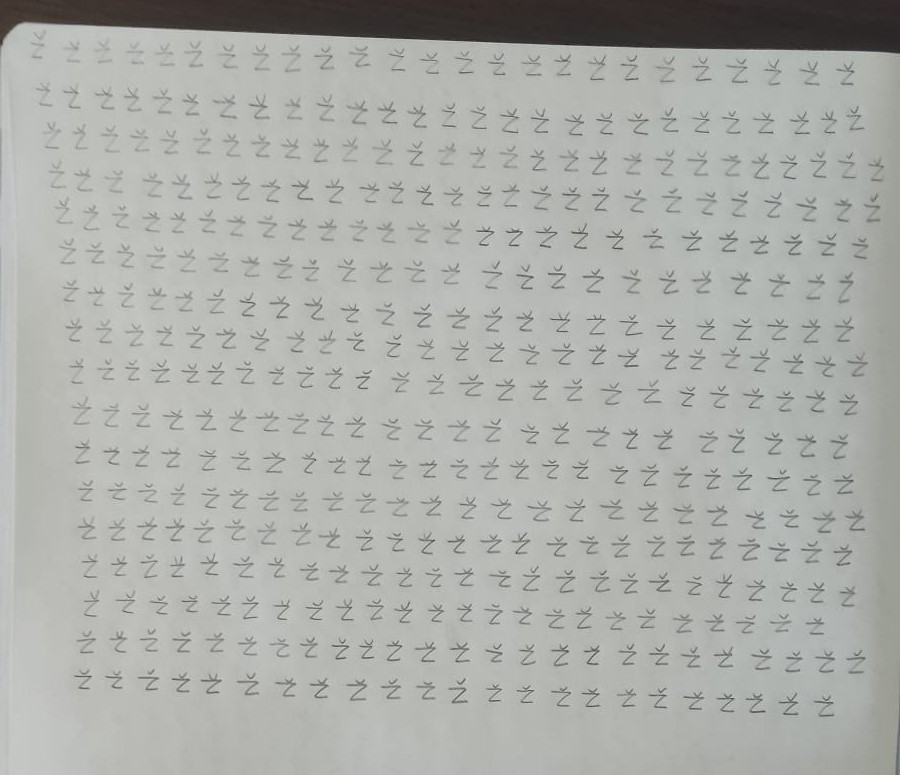
#> input picture Images/notUsed/WhatsApp Image 2026-04-18 at 11.39.00 (1).jpeg, 900 x 775 px, found by its file name; its folder holds only this picture in this run
$ python main.py
#> lines starting #> are read from the running program, lines starting #| are printed output that depends on the picture; after the words box and inside, x2 and y2 are one past the last pixel; in counts of white or black regions, pixels touching at a corner belong together
### ocrApp/imageWork.py
import cv2
import numpy as np
from torchvision import transforms
from PIL import Image as PILimage

class imageWork:
    def __init__(self):
        self.blurKernel=5#ide 1-31, uvek neparan
        self.sigma=0#od 0-10
        self.blockSize=21#od 3-51, uvek neparan
        self.c=5#od -20-20
        self.contourData=[]

    def processImage(self,imagePath):
        image=cv2.imread(imagePath)
#> image is the input picture: shape (775, 900, 3); mean B, G, R 169.7, 174, 172.1
        grayImg=cv2.cvtColor(image,cv2.COLOR_BGR2GRAY)
        blurred = cv2.GaussianBlur(grayImg, (self.blurKernel, self.blurKernel), self.sigma)
        thresh = cv2.adaptiveThreshold(blurred ,255,cv2.ADAPTIVE_THRESH_MEAN_C,cv2.THRESH_BINARY_INV,self.blockSize,self.c)
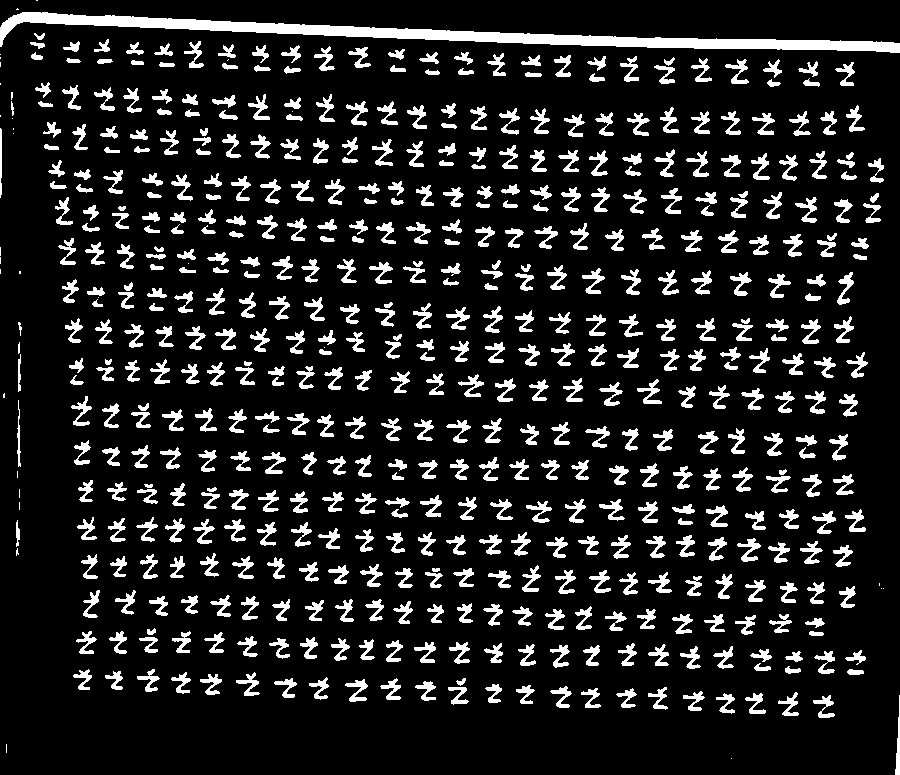
#> thresh: shape (775, 900); 13.1% white; 565 white regions (30 under 20 px)

        img = cv2.resize(image, (700,700))#radimo resize slike za canvas
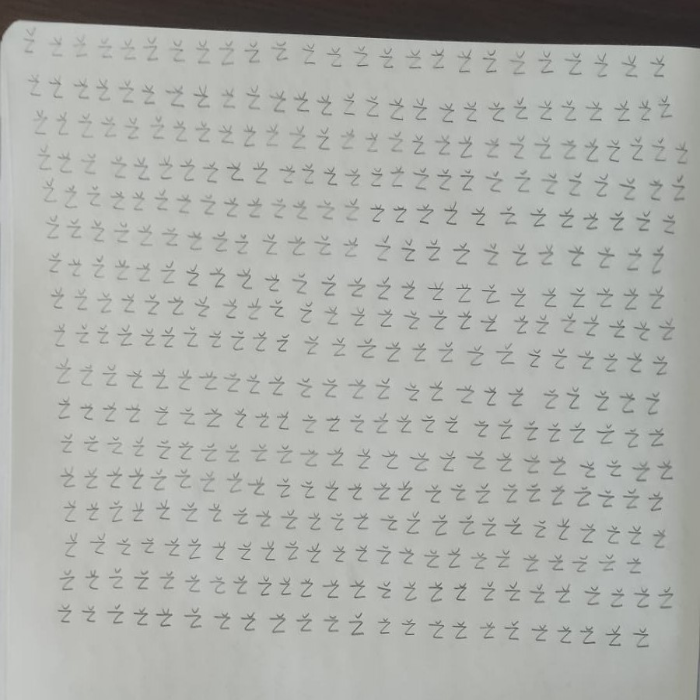
#> img: shape (700, 700, 3); mean B, G, R 169.6, 173.9, 172
        thresh = cv2.resize(thresh, (700,700))#radimo resize slike za canvas
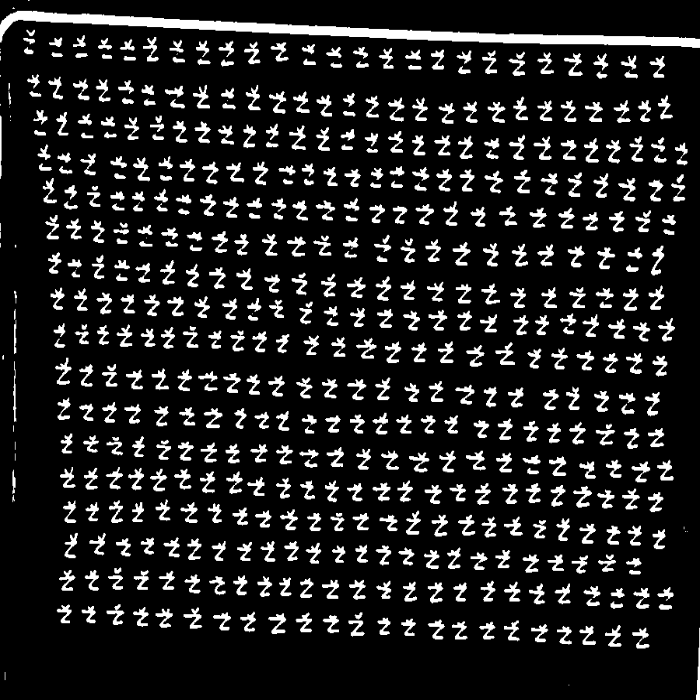
#> thresh: shape (700, 700); min 0, max 255, mean 33.4
        return img,thresh


    def getContour(self,threshImage):
        contour,_=cv2.findContours(threshImage,cv2.RETR_EXTERNAL,cv2.CHAIN_APPROX_SIMPLE)
#> contour = 525 contours, 23 with area under 20; largest, box (x1, y1, x2, y2) and area: (0, 10, 700, 48) 6434, (268, 613, 287, 635) 180, (573, 485, 592, 508) 176, (595, 423, 616, 446) 174, (203, 408, 223, 429) 173
        listOfContours=[]#pravimo listu kontura sa njenim koordinatama
        for cnt in contour:
            x,y,w,h=cv2.boundingRect(cnt)
            area=cv2.contourArea(cnt)
            if area<500 and area>5:
                listOfContours.append((x,y,w,h))
                #ovo je dodato za resavanje problema sa i i j
            mergedContours = self.mergeDotsWithLetters(listOfContours)
#> this loop made 525 passes
#> (x, y, w, h, area, medianArea in mergeDotsWithLetters) on passes 14 to 16: (377, 617, 14, 18, 118, 323), (322, 615, 17, 19, 142.5, 323), (268, 613, 19, 22, 179.5, 323)
#> (printed output is left out)
        #return listOfContours
        return mergedContours

    """
    def mergeDotsWithLetters(self, rawContours):
        mergedContours = []
        used = set()
        for letterIndex, (letterX, letterY, letterW, letterH) in enumerate(rawContours):
            if letterIndex in used:
                continue
            merged = False
            for dotIndex, (dotX, dotY, dotW, dotH) in enumerate(rawContours):
                if letterIndex == dotIndex or dotIndex in used:
                    continue
                # da li je dotIndex mala kontura (potencijalna tacka)
                if dotW < 15 and dotH < 15:
                    # da li je tacka iznad slova
                    if dotY < letterY:
                        # centri kontura po x osi
                        letterCenterX = letterX + letterW // 2
                        dotCenterX = dotX + dotW // 2
                        # da li su centrirani po x osi
                        if abs(letterCenterX - dotCenterX) < 10:
                            # donji rub tacke
                            dotBottomY = dotY + dotH
                            # razmak izmedju tacke i slova
                            gapY = letterY - dotBottomY
                            # da li su dovoljno blizu po y osi
                            if gapY < 25:
                                # spajanje
                                mergedX = min(letterX, dotX)
                                mergedY = min(letterY, dotY)
                                mergedW = max(letterX + letterW, dotX + dotW) - mergedX
                                mergedH = max(letterY + letterH, dotY + dotH) - mergedY
                                mergedContours.append((mergedX, mergedY, mergedW, mergedH))
                                used.add(letterIndex)
                                used.add(dotIndex)
                                merged = True
                                break
            if not merged and letterIndex not in used:
                mergedContours.append((letterX, letterY, letterW, letterH))
        return mergedContours
        """


    def mergeDotsWithLetters(self, rawContours):
        mergedContours = []
        used = set()

        areas = [w * h for (x, y, w, h) in rawContours]
        if not areas:
            return []

        letterAreas = [w * h for (x, y, w, h) in rawContours if not (w < 9 and h < 9)]

        if letterAreas:
            medianArea = sorted(letterAreas)[len(letterAreas) // 2]
        else:
            medianArea = sorted(areas)[len(areas) // 2]

        # ← razdvajamo unapred umesto da proveravamo unutar petlje
        dots = [(i, x, y, w, h) for i, (x, y, w, h) in enumerate(rawContours) if w < 9 and h < 9]
        letters = [(i, x, y, w, h) for i, (x, y, w, h) in enumerate(rawContours) if not (w < 9 and h < 9)]
        print(f"dots: {[(x,y,w,h) for i,x,y,w,h in dots]}")
        print(f"letters: {[(x,y,w,h) for i,x,y,w,h in letters]}")

        for letterIndex, letterX, letterY, letterW, letterH in letters:
            if letterIndex in used:
                continue

            merged = False

            # ← iteriramo samo kroz tacke, ne kroz sve konture
            for dotIndex, dotX, dotY, dotW, dotH in dots:
                if dotIndex in used:
                    continue

                if dotY < letterY:
                    letterCenterX = letterX + letterW // 2
                    dotCenterX = dotX + dotW // 2
                    if abs(letterCenterX - dotCenterX) < 15:
                        dotBottomY = dotY + dotH
                        gapY = letterY - dotBottomY
                        horizontallyClose = (dotX + dotW) > (letterX - 10) and dotX < (letterX + letterW + 10)

                        mergedArea = (max(letterX + letterW, dotX + dotW) - min(letterX, dotX)) * \
                                    (max(letterY + letterH, dotY + dotH) - min(letterY, dotY))
                        areaOk = mergedArea < medianArea * 5


                        if gapY < 35 and horizontallyClose and areaOk:
                            mergedX = min(letterX, dotX)
                            mergedY = min(letterY, dotY)
                            mergedW = max(letterX + letterW, dotX + dotW) - mergedX
                            mergedH = max(letterY + letterH, dotY + dotH) - mergedY
                            mergedContours.append((mergedX, mergedY, mergedW, mergedH))
                            used.add(letterIndex)
                            used.add(dotIndex)
                            merged = True
                            break

            if not merged and letterIndex not in used:
                mergedContours.append((letterX, letterY, letterW, letterH))

        return mergedContours


    # [9 lines left out: function drawContours, not called in this run]


    #moramo prebaciti thresh u trodimenzionalnu sliku (iz (700,700) u (700,700,3)) da bi mogla da se stavi na canvas jer je canvas BGR a thresh je crno bela slika
    def displayThreshImage(self,threshImage):
        thresh=cv2.cvtColor(threshImage, cv2.COLOR_GRAY2BGR)
        return thresh


    def extractLetter(self,x,y,w,h,threshImage):
        x1,y1,x2,y2=x,y,x+w,y+h
        h_thresh,w_thresh=threshImage.shape
        x1=max(0,x1)
        y1=max(0,y1)
        x2=min(w_thresh,x2)
        y2=min(h_thresh,y2)
        letter=threshImage[y1:y2,x1:x2]
        return letter


    def makeContourList(self,listOfContours,threshImage):
        self.contourData.clear()
        for x,y,w,h in listOfContours:
            letter=self.extractLetter(x,y,w,h,threshImage)
            self.contourData.append({
                "Start": [x, y],
                "End": [x+w, y+h],
                "Letter": letter,
                "Flag": False})
#> this loop made 499 passes
#> (x, y, w, h) on passes 1 to 3: (4, 672, 2, 9), (696, 627, 4, 73), (632, 627, 18, 22)

    #helper funkcija koja vraca  selektovane konture
    def selectedContours(self):
        return sum(1 for c in self.contourData if c["Flag"] is True)

    #helper funkcija koja vraca ne selektovane konture
    def unselectedContours(self):
        return sum(1 for c in self.contourData if c["Flag"] is False)

    """
    def augmentLetters(self,letter):
        standardizeLetter=transforms.Compose([transforms.Resize((20,20)),
                                              transforms.Pad(4)])
        letterPIL=PILimage.fromarray(letter)
        augmentedLetter=standardizeLetter(letterPIL)
        augmentedLetter=np.array(augmentedLetter)
        return augmentedLetter
        """


    # [28 lines left out: function augmentLetters, not called in this run]

### ocrApp/ui.py
import cv2
import numpy as np
import os
import time
from PIL import ImageFont, ImageDraw, Image
from imageLoader import imageLoader
from imageWork import imageWork
from imageSaver import saveLetter


class userInterface():

    def __init__(self, loader: imageLoader, worker: imageWork):
        self.loader = loader
        self.worker = worker
        self.letterName = ""
        self.threshFlag = False
        self.contourButtonFlag = False
        self.selectedContours = 0
        self.slider1Percentage = int(100*(self.worker.blurKernel-1)/30)
        self.slider1Flag = False
        self.slider2Percentage = int(100*self.worker.sigma/10)
        self.slider2Flag = False
        self.slider3Percentage = int(100*(self.worker.blockSize-3)/48)
        self.slider3Flag = False
        self.slider4Percentage = int(100*(self.worker.c+20)/40)
        self.slider4Flag = False
        self.moveToUsedImagesFlag = False
        self.saveButtonFlag = False
        self.lastImageFlag = False
        self.threshButtonStateFlag = False
        self.contourButtonStateFlag = False
        self.clearButtonStateFlag = False
        self.saveButtonStateFlag = False
        self.yesButtonStateFlag = False
        self.noButtonStateFlag = False
        self.backButtonStateFlag = False
        self.nextButtonStateFlag = False
        self.moveButtonStateFlag = False
        self.resetButtonStateFlag = False
        self.cursorTime = time.time()
        self.cursorFlag = True
        self.font = ImageFont.truetype("arial.ttf", 16)

    def refreshContours(self):
        imgPath = self.loader.importImage("Images/notUsed")
        if imgPath is None:
            return
        _, thresh = self.worker.processImage(imgPath)
        listOfContours = self.worker.getContour(thresh)
        self.worker.makeContourList(listOfContours, thresh)
        self.selectedContours = 0

    def createCanvas(self):
        return np.zeros((800, 1000, 3), dtype=np.uint8)

    def display(self):
        cv2.namedWindow("Letter Extractor")
        cv2.setMouseCallback("Letter Extractor", self.mouseCallback)
        imgPath = self.loader.importImage("Images/notUsed")
        if imgPath is None:
            self.lastImageFlag = True
        else:
            self.refreshContours()
        while True:
            canvas = self.createCanvas()
            if self.lastImageFlag == False:
                self.createButtons(canvas)
                self.createTrackbars(canvas)
            self.updateCanvasImage(canvas)
            cv2.imshow("Letter Extractor", canvas)
            key = cv2.waitKey(1) & 0xFF
            self.keyboard(key)
            if cv2.getWindowProperty("Letter Extractor", cv2.WND_PROP_VISIBLE) < 1:
                break

    def createButtons(self, canvas):
        cv2.rectangle(canvas, (765, 205), (935, 245), (255, 255, 255), 1)
#> canvas: shape (800, 1000, 3); 0.05% white in thin lines or dots, all inside (x1, y1, x2, y2) = (765, 205, 936, 246)
        if self.threshButtonStateFlag:
            cv2.rectangle(canvas, (765, 205), (935, 245), (255, 255, 255), 2)
        cv2.putText(canvas, "black&white", (790, 230), cv2.FONT_HERSHEY_SIMPLEX, 0.5, (255, 255, 255), 1)

        cv2.rectangle(canvas, (765, 255), (935, 295), (255, 255, 255), 1)
        if self.contourButtonStateFlag:
            cv2.rectangle(canvas, (765, 255), (935, 295), (255, 255, 255), 2)
        cv2.putText(canvas, "contours", (825, 275), cv2.FONT_HERSHEY_SIMPLEX, 0.5, (255, 255, 255), 1)
#> canvas: shape (800, 1000, 3); 0.15% white in thin lines or dots, all inside (x1, y1, x2, y2) = (765, 205, 936, 296)

        cv2.rectangle(canvas, (765, 305), (935, 345), (255, 255, 255), 1)
        if self.clearButtonStateFlag:
            cv2.rectangle(canvas, (765, 305), (935, 345), (255, 255, 255), 2)
        if self.selectedContours == 0:
            cv2.putText(canvas, "No letters selected", (770, 330), cv2.FONT_HERSHEY_SIMPLEX, 0.5, (255, 255, 255), 1)
        else:
            cv2.putText(canvas, "Deselect", (785, 330), cv2.FONT_HERSHEY_SIMPLEX, 0.5, (255, 255, 255), 1)
            cv2.putText(canvas, str(self.selectedContours), (855, 330), cv2.FONT_HERSHEY_SIMPLEX, 0.5, (255, 255, 255), 1)
            cv2.putText(canvas, "letters", (875, 330), cv2.FONT_HERSHEY_SIMPLEX, 0.5, (255, 255, 255), 1)

        if self.saveButtonFlag == False:
            cv2.rectangle(canvas, (765, 355), (935, 395), (255, 255, 255), 1)
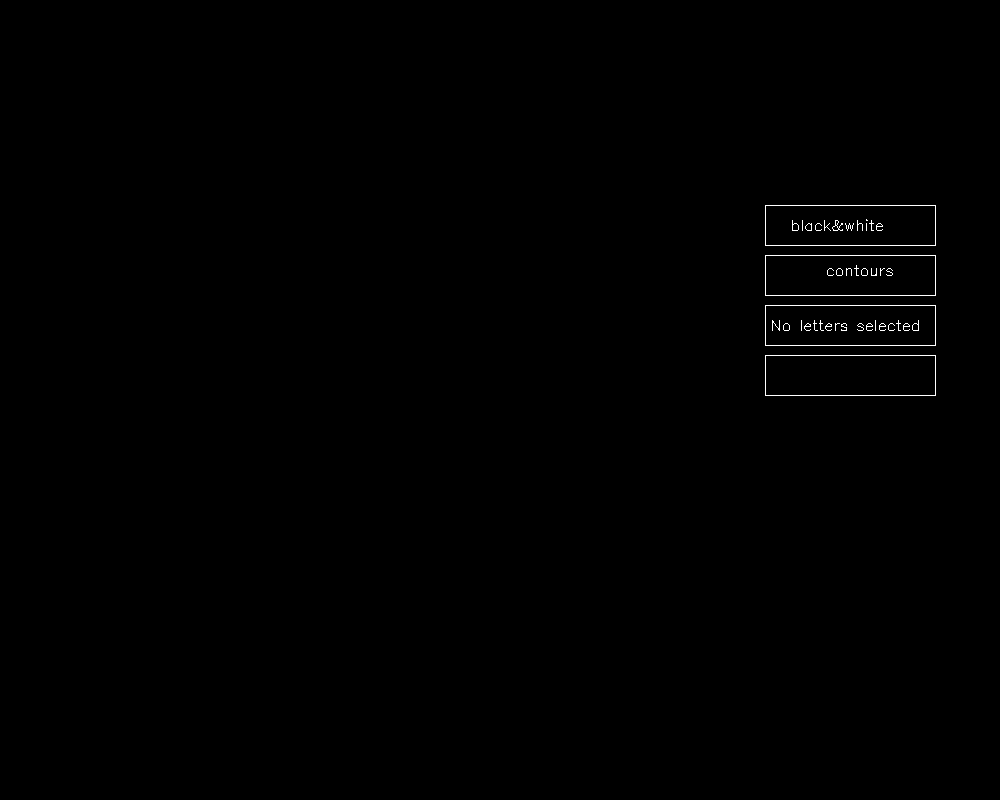
#> canvas: shape (800, 1000, 3); 0.3% white in thin lines or dots, all inside (x1, y1, x2, y2) = (765, 205, 936, 396)
            if self.saveButtonStateFlag:
                cv2.rectangle(canvas, (765, 355), (935, 395), (255, 255, 255), 2)
            cv2.putText(canvas, "save", (790, 380), cv2.FONT_HERSHEY_SIMPLEX, 0.5, (255, 255, 255), 1)
            cv2.putText(canvas, str(len(self.worker.contourData)-self.selectedContours), (845, 380), cv2.FONT_HERSHEY_SIMPLEX, 0.5, (255, 255, 255), 1)
            cv2.putText(canvas, "letters", (870, 380), cv2.FONT_HERSHEY_SIMPLEX, 0.5, (255, 255, 255), 1)
        else:
            if time.time()-self.cursorTime > 0.5:
                self.cursorFlag = not self.cursorFlag
                self.cursorTime = time.time()
            cursor = "|" if self.cursorFlag else ""
            cv2.rectangle(canvas, (765, 355), (910, 395), (255, 255, 255), 1)
            self.putTextPIL(canvas, self.letterName+cursor, (790, 365))
            cv2.rectangle(canvas, (910, 355), (935, 375), (255, 255, 255), 1)
            if self.yesButtonStateFlag:
                cv2.rectangle(canvas, (910, 355), (935, 375), (255, 255, 255), 2)
            cv2.putText(canvas, "Yes", (912, 370), cv2.FONT_HERSHEY_SIMPLEX, 0.4, (255, 255, 255), 1)
            cv2.rectangle(canvas, (910, 375), (935, 395), (255, 255, 255), 1)
            if self.noButtonStateFlag:
                cv2.rectangle(canvas, (910, 375), (935, 395), (255, 255, 255), 2)
            cv2.putText(canvas, "No", (915, 390), cv2.FONT_HERSHEY_SIMPLEX, 0.4, (255, 255, 255), 1)

        cv2.rectangle(canvas, (765, 405), (847, 445), (255, 255, 255), 1)
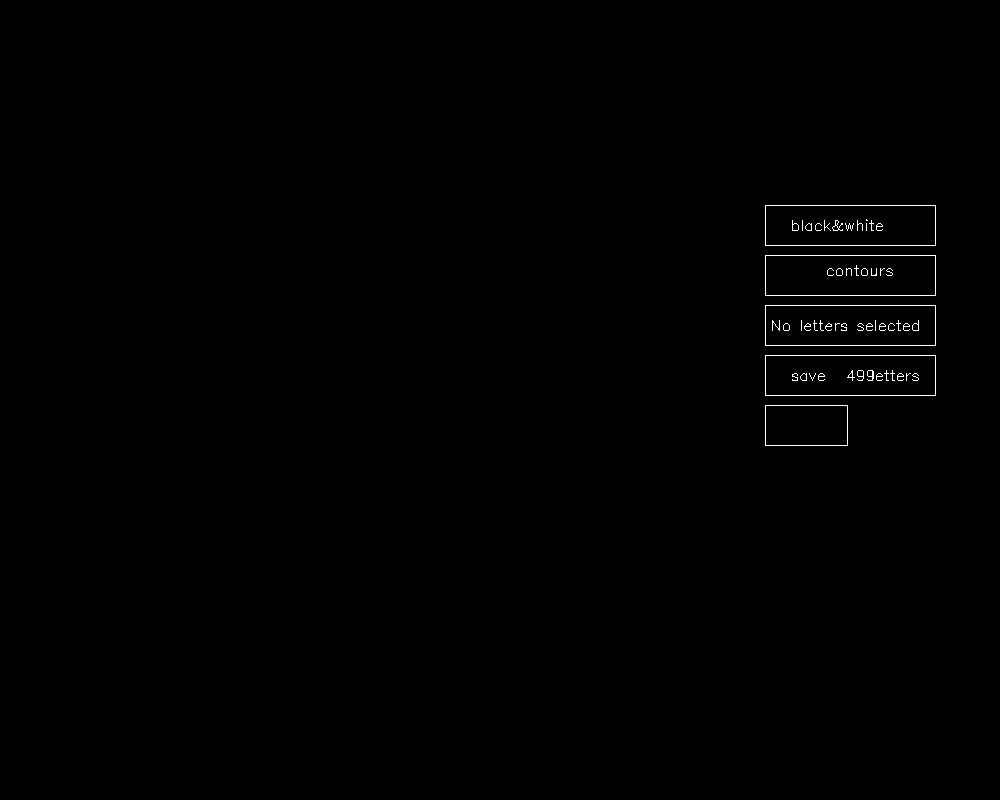
#> canvas: shape (800, 1000, 3); 0.36% white in thin lines or dots, all inside (x1, y1, x2, y2) = (765, 205, 936, 446)
        if self.backButtonStateFlag:
            cv2.rectangle(canvas, (765, 405), (847, 445), (255, 255, 255), 2)
        cv2.putText(canvas, "back", (790, 430), cv2.FONT_HERSHEY_SIMPLEX, 0.5, (255, 255, 255), 1)

        cv2.rectangle(canvas, (853, 405), (935, 445), (255, 255, 255), 1)
#> (the rest of the program and of its run is left out)
